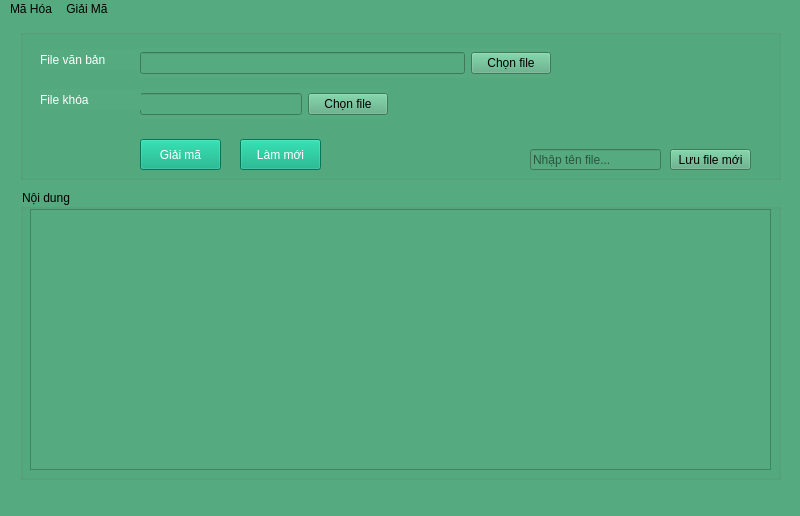
<?xml version="1.0" encoding="UTF-8"?>
<ui version="4.0">
 <class>MainWindow</class>
 <widget class="QMainWindow" name="MainWindow">
  <property name="geometry">
   <rect>
    <x>0</x>
    <y>0</y>
    <width>800</width>
    <height>516</height>
   </rect>
  </property>
  <property name="font">
   <font>
    <pointsize>12</pointsize>
    <weight>50</weight>
    <bold>false</bold>
   </font>
  </property>
  <property name="windowTitle">
   <string>Giải mã RSA</string>
  </property>
  <property name="styleSheet">
   <string notr="true">background-color: rgb(85, 170, 127);</string>
  </property>
  <property name="iconSize">
   <size>
    <width>24</width>
    <height>24</height>
   </size>
  </property>
  <widget class="QWidget" name="centralwidget">
   <widget class="QGroupBox" name="groupBox">
    <property name="geometry">
     <rect>
      <x>20</x>
      <y>10</y>
      <width>761</width>
      <height>151</height>
     </rect>
    </property>
    <property name="styleSheet">
     <string notr="true">color: rgb(85, 170, 255);</string>
    </property>
    <property name="title">
     <string/>
    </property>
    <widget class="QLabel" name="label_3">
     <property name="geometry">
      <rect>
       <x>20</x>
       <y>20</y>
       <width>101</width>
       <height>21</height>
      </rect>
     </property>
     <property name="styleSheet">
      <string notr="true">color: rgb(255, 255, 255);
font: 12pt &quot;MS Shell Dlg 2&quot;;</string>
     </property>
     <property name="text">
      <string>File văn bản</string>
     </property>
    </widget>
    <widget class="QWidget" name="">
     <property name="geometry">
      <rect>
       <x>120</x>
       <y>19</y>
       <width>411</width>
       <height>30</height>
      </rect>
     </property>
     <layout class="QHBoxLayout" name="horizontalLayout">
      <item>
       <widget class="QLineEdit" name="lE_FileIn">
        <property name="styleSheet">
         <string notr="true">color: rgb(0, 0, 0);</string>
        </property>
       </widget>
      </item>
      <item>
       <widget class="QPushButton" name="pB_ChooseFileIn">
        <property name="styleSheet">
         <string notr="true">color: rgb(0, 0, 0);</string>
        </property>
        <property name="text">
         <string>Chọn file</string>
        </property>
       </widget>
      </item>
     </layout>
    </widget>
    <widget class="QWidget" name="">
     <property name="geometry">
      <rect>
       <x>120</x>
       <y>60</y>
       <width>248</width>
       <height>30</height>
      </rect>
     </property>
     <layout class="QHBoxLayout" name="horizontalLayout_2">
      <item>
       <widget class="QLineEdit" name="lE_FileKey">
        <property name="styleSheet">
         <string notr="true">color: rgb(0, 0, 0);</string>
        </property>
       </widget>
      </item>
      <item>
       <widget class="QPushButton" name="pB_ChooseFileKey">
        <property name="styleSheet">
         <string notr="true">color: rgb(0, 0, 0);</string>
        </property>
        <property name="text">
         <string>Chọn file</string>
        </property>
       </widget>
      </item>
     </layout>
    </widget>
    <widget class="QLabel" name="label_2">
     <property name="geometry">
      <rect>
       <x>20</x>
       <y>60</y>
       <width>101</width>
       <height>21</height>
      </rect>
     </property>
     <property name="styleSheet">
      <string notr="true">color: rgb(255, 255, 255);
font: 12pt &quot;MS Shell Dlg 2&quot;;</string>
     </property>
     <property name="text">
      <string>File khóa</string>
     </property>
    </widget>
    <widget class="QPushButton" name="pB_Decrypt">
     <property name="geometry">
      <rect>
       <x>120</x>
       <y>110</y>
       <width>81</width>
       <height>31</height>
      </rect>
     </property>
     <property name="styleSheet">
      <string notr="true">background-color: rgb(0, 170, 127);
color: rgb(255, 255, 255);</string>
     </property>
     <property name="text">
      <string>Giải mã</string>
     </property>
    </widget>
    <widget class="QPushButton" name="pB_Refresh">
     <property name="geometry">
      <rect>
       <x>220</x>
       <y>110</y>
       <width>81</width>
       <height>31</height>
      </rect>
     </property>
     <property name="styleSheet">
      <string notr="true">background-color: rgb(0, 170, 127);
color: rgb(255, 255, 255);</string>
     </property>
     <property name="text">
      <string>Làm mới</string>
     </property>
    </widget>
    <widget class="QPushButton" name="pB_FileOut">
     <property name="geometry">
      <rect>
       <x>650</x>
       <y>120</y>
       <width>81</width>
       <height>21</height>
      </rect>
     </property>
     <property name="styleSheet">
      <string notr="true">color: rgb(0, 0, 0);
background-color: rgb(85, 170, 127);</string>
     </property>
     <property name="text">
      <string>Lưu file mới</string>
     </property>
    </widget>
    <widget class="QLineEdit" name="lE_FileOut">
     <property name="geometry">
      <rect>
       <x>510</x>
       <y>120</y>
       <width>131</width>
       <height>21</height>
      </rect>
     </property>
     <property name="styleSheet">
      <string notr="true">color: rgb(0, 0, 0);</string>
     </property>
     <property name="text">
      <string/>
     </property>
     <property name="placeholderText">
      <string>Nhập tên file...</string>
     </property>
    </widget>
   </widget>
   <widget class="QGroupBox" name="groupBox_2">
    <property name="geometry">
     <rect>
      <x>20</x>
      <y>170</y>
      <width>761</width>
      <height>291</height>
     </rect>
    </property>
    <property name="title">
     <string>Nội dung</string>
    </property>
    <widget class="QTextBrowser" name="tB_Content">
     <property name="geometry">
      <rect>
       <x>10</x>
       <y>20</y>
       <width>741</width>
       <height>261</height>
      </rect>
     </property>
     <property name="styleSheet">
      <string notr="true">color: rgb(0, 0, 0);</string>
     </property>
    </widget>
   </widget>
  </widget>
  <widget class="QMenuBar" name="menubar">
   <property name="geometry">
    <rect>
     <x>0</x>
     <y>0</y>
     <width>800</width>
     <height>28</height>
    </rect>
   </property>
   <widget class="QMenu" name="menuM_H_a">
    <property name="title">
     <string>Mã Hóa</string>
    </property>
    <widget class="QMenu" name="menuRSA">
     <property name="title">
      <string>RSA</string>
     </property>
     <addaction name="ac_MH_TaoKhoa"/>
     <addaction name="separator"/>
     <addaction name="ac_MH_RSA_2"/>
    </widget>
    <addaction name="ac_MH_SDES"/>
    <addaction name="separator"/>
    <addaction name="ac_MH_Belasco"/>
    <addaction name="separator"/>
    <addaction name="ac_MH_ChuyenVi"/>
    <addaction name="separator"/>
    <addaction name="ac_MH_Vigenere"/>
    <addaction name="separator"/>
    <addaction name="menuRSA"/>
   </widget>
   <widget class="QMenu" name="menuGi_i_M">
    <property name="title">
     <string>Giải Mã</string>
    </property>
    <widget class="QMenu" name="menuRSA_2">
     <property name="title">
      <string>RSA</string>
     </property>
     <addaction name="ac_GM_TaoKhoa"/>
     <addaction name="separator"/>
     <addaction name="ac_GM_RSA_2"/>
    </widget>
    <addaction name="ac_GM_SDES"/>
    <addaction name="separator"/>
    <addaction name="ac_GM_Belasco"/>
    <addaction name="separator"/>
    <addaction name="ac_GM_ChuyenVi"/>
    <addaction name="separator"/>
    <addaction name="ac_GM_Vigenre"/>
    <addaction name="separator"/>
    <addaction name="menuRSA_2"/>
   </widget>
   <addaction name="menuM_H_a"/>
   <addaction name="menuGi_i_M"/>
  </widget>
  <widget class="QStatusBar" name="statusbar"/>
  <action name="ac_MH_RSA">
   <property name="text">
    <string>RSA</string>
   </property>
  </action>
  <action name="ac_MH_SDES">
   <property name="text">
    <string>SDES</string>
   </property>
  </action>
  <action name="ac_MH_Belasco">
   <property name="text">
    <string>Belasco</string>
   </property>
  </action>
  <action name="ac_MH_ChuyenVi">
   <property name="text">
    <string>Chuyển vị</string>
   </property>
  </action>
  <action name="ac_GM_RSA">
   <property name="text">
    <string>RSA</string>
   </property>
  </action>
  <action name="ac_GM_SDES">
   <property name="text">
    <string>SDES</string>
   </property>
  </action>
  <action name="ac_GM_Belasco">
   <property name="text">
    <string>Belasco</string>
   </property>
  </action>
  <action name="ac_GM_ChuyenVi">
   <property name="text">
    <string>Chuyển vị</string>
   </property>
  </action>
  <action name="ac_MH_Vigenere">
   <property name="text">
    <string>Vigenere</string>
   </property>
  </action>
  <action name="ac_GM_Vigenre">
   <property name="text">
    <string>Vigenere</string>
   </property>
  </action>
  <action name="ac_MH_TaoKhoa">
   <property name="text">
    <string>Tạo khóa</string>
   </property>
  </action>
  <action name="ac_MH_RSA_2">
   <property name="text">
    <string>Mã hóa</string>
   </property>
  </action>
  <action name="ac_GM_TaoKhoa">
   <property name="text">
    <string>Tạo Khóa</string>
   </property>
  </action>
  <action name="ac_GM_RSA_2">
   <property name="text">
    <string>Giải Mã</string>
   </property>
  </action>
 </widget>
 <resources/>
 <connections/>
</ui>
